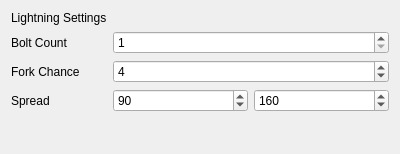
<?xml version="1.0" encoding="UTF-8"?>
<ui version="4.0">
 <class>LightningAnimationControl</class>
 <widget class="QWidget" name="LightningAnimationControl">
  <property name="geometry">
   <rect>
    <x>0</x>
    <y>0</y>
    <width>400</width>
    <height>154</height>
   </rect>
  </property>
  <property name="sizePolicy">
   <sizepolicy hsizetype="Minimum" vsizetype="Minimum">
    <horstretch>0</horstretch>
    <verstretch>0</verstretch>
   </sizepolicy>
  </property>
  <property name="minimumSize">
   <size>
    <width>20</width>
    <height>20</height>
   </size>
  </property>
  <property name="windowTitle">
   <string>Form</string>
  </property>
  <layout class="QGridLayout" name="gridLayout">
   <item row="0" column="0">
    <layout class="QFormLayout" name="formLayout">
     <item row="0" column="0">
      <widget class="QLabel" name="label">
       <property name="text">
        <string>Lightning Settings</string>
       </property>
      </widget>
     </item>
     <item row="2" column="0">
      <widget class="QLabel" name="label_2">
       <property name="text">
        <string>Fork Chance</string>
       </property>
      </widget>
     </item>
     <item row="2" column="1">
      <widget class="QSpinBox" name="forkChanceSpinBox">
       <property name="maximum">
        <number>255</number>
       </property>
       <property name="value">
        <number>4</number>
       </property>
      </widget>
     </item>
     <item row="3" column="0">
      <widget class="QLabel" name="label_3">
       <property name="text">
        <string>Spread</string>
       </property>
      </widget>
     </item>
     <item row="3" column="1">
      <layout class="QHBoxLayout" name="horizontalLayout">
       <item>
        <widget class="QSpinBox" name="spreadDownSpinBox">
         <property name="maximum">
          <number>255</number>
         </property>
         <property name="value">
          <number>90</number>
         </property>
        </widget>
       </item>
       <item>
        <widget class="QSpinBox" name="spreadUpSpinBox">
         <property name="maximum">
          <number>255</number>
         </property>
         <property name="value">
          <number>160</number>
         </property>
        </widget>
       </item>
      </layout>
     </item>
     <item row="1" column="0">
      <widget class="QLabel" name="label_4">
       <property name="text">
        <string>Bolt Count</string>
       </property>
      </widget>
     </item>
     <item row="1" column="1">
      <widget class="QSpinBox" name="boltCountSpinBox">
       <property name="minimum">
        <number>1</number>
       </property>
       <property name="maximum">
        <number>255</number>
       </property>
      </widget>
     </item>
    </layout>
   </item>
  </layout>
 </widget>
 <resources/>
 <connections/>
</ui>
